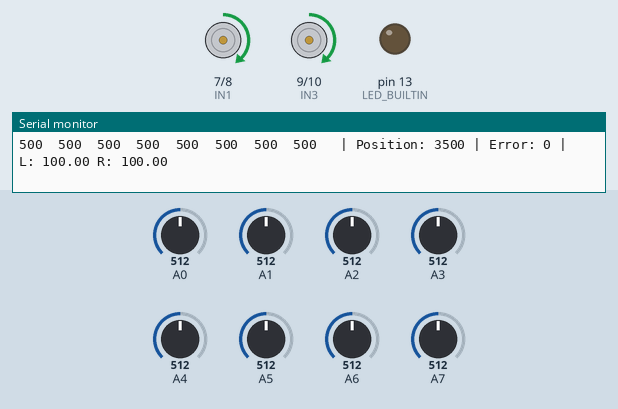
Recording of a sketch running on a simulated Arduino Nano, built with avr-gcc and run on an emulated ATmega328P. Shown: motor-driver pin pairs drawn as motors (green arrow = first pin HIGH = forward, orange = second pin HIGH = backward, longer = more drive, scaled by the enable pin), output pins drawn as LEDs (lit = HIGH), the last lines printed to the serial monitor. The test bench sets the inputs (shaded band); at power-on: A7 = 512, A0 = 512, A1 = 512, A5 = 512, A2 = 512, A3 = 512, A4 = 512, A6 = 512.

Above: at 7.7 s.
7.8 s: A7 set to 306
At 8.5 s:
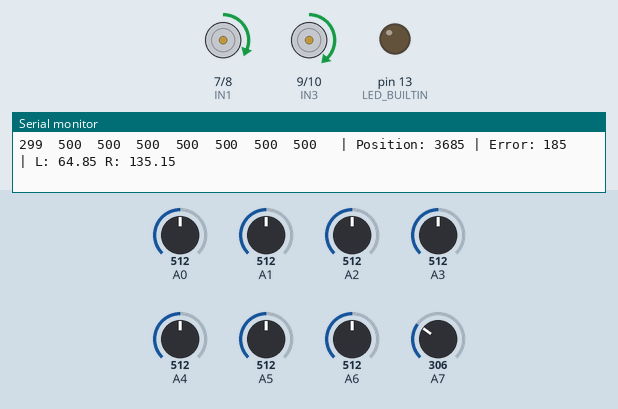
9.3 s: A0 set to 30
At 10.5 s:
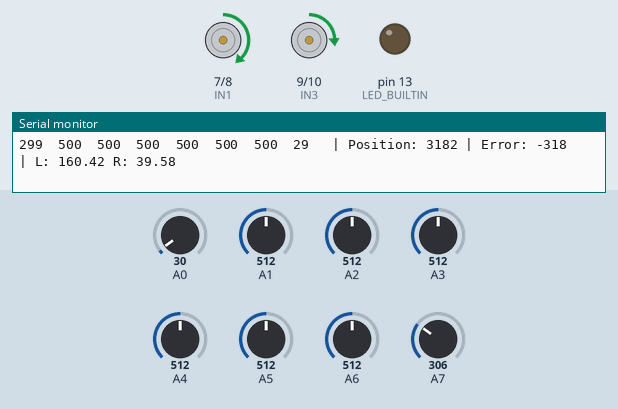
10.8 s: A1 set to 298
At 11.9 s:
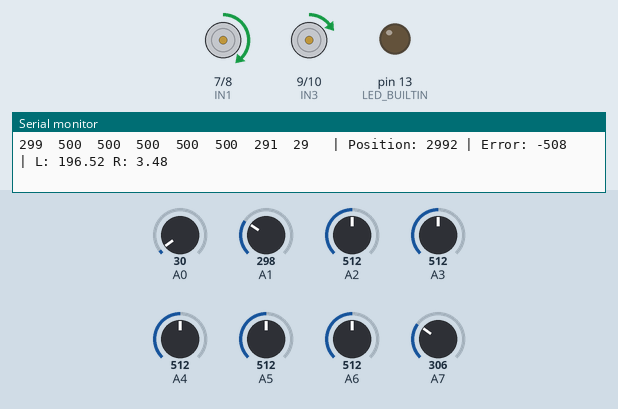
13.8 s: A1 set to 284
At 14.1 s:
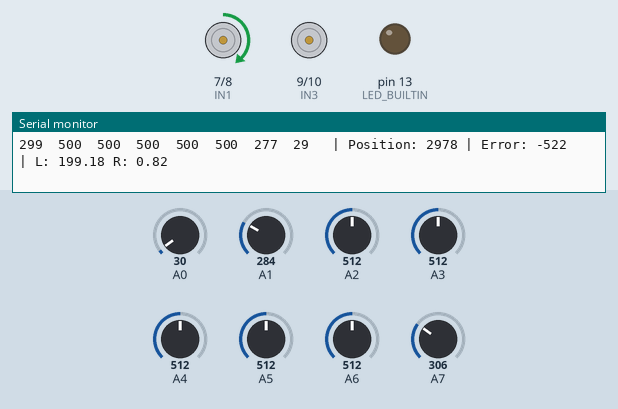
15.3 s: A5 set to 531
18.3 s: A5 set to 560
At 18.7 s:
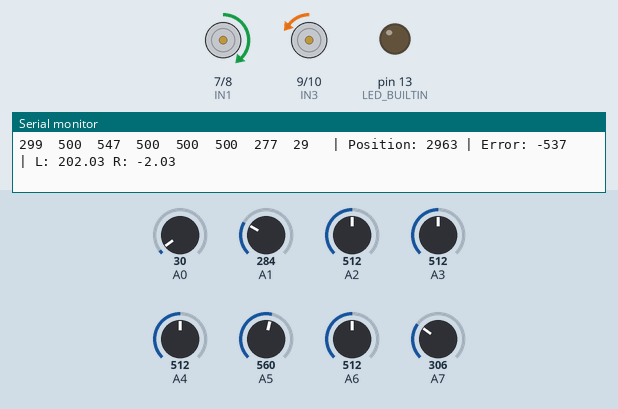
Timing chart, 0 to 20.8 s (numbered marks = the images above; inputs shaded):
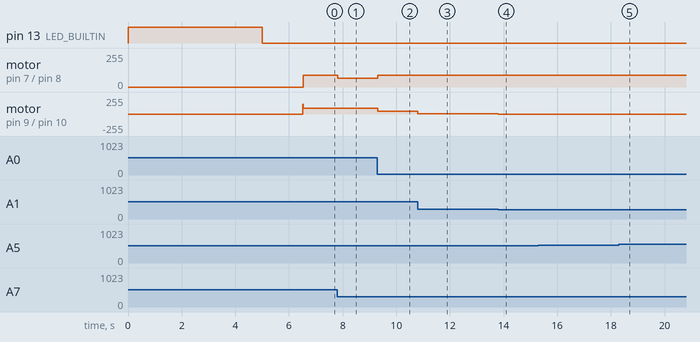

Measured:
- after the input at 7.8 s, motor on pin 7 (IN1) / pin 8 (IN2): forward 90/255 → forward 64/255 at once
- after the input at 9.3 s, motor on pin 7 (IN1) / pin 8 (IN2): forward 64/255 → forward 90/255 at once; motor on pin 9 (IN3) / pin 10 (IN4): forward 90/255 → forward 39/255 at once
- after the input at 10.8 s, motor on pin 9 (IN3) / pin 10 (IN4): forward 39/255 → forward 3/255 at once
- after the input at 13.8 s, motor on pin 9 (IN3) / pin 10 (IN4): forward 3/255 → stopped at once
- after the input at 18.3 s, motor on pin 9 (IN3) / pin 10 (IN4): stopped → backward 3/255 at once

The sketch:

testing_the_ir_sensor.ino
```cpp
#include <QTRSensors.h>

//motor 1
#define IN1 7
#define IN2 8
#define ENA 5

//motor 2
#define IN3 9
#define IN4 10
#define ENB 6

bool allWhite = true;
bool allBlack = true;

QTRSensors qtr;

// PID properties
const double Kp = 0.19 ;
const double Kd = 0.001;
const double ki = 0;
const double Goal = 3500;

double lastError = 0;
int baseSpeed = 100;

//flags
int inters;
int edge;

//ultrasonic distance
double front_obst;
double right_obst;
double left_obst;


const uint8_t SensorCount = 8;
uint16_t sensorValues[SensorCount];

void setup()
{
  Serial.begin(115200);

  // configure the motors
  pinMode(IN1, OUTPUT);
  pinMode(IN2, OUTPUT);
  pinMode(ENA, OUTPUT);
  // #2 motor
  pinMode(IN3, OUTPUT);
  pinMode(IN4, OUTPUT);
  pinMode(ENB, OUTPUT);
  // configure the sensors
  qtr.setTypeAnalog();
  qtr.setSensorPins((const uint8_t[]){A7, A6, A5, A4, A3, A2, A1, A0}, SensorCount);
  //qtr.setSamplesPerSensor(3);

  calibration();
  // print the calibration minimum values measured when emitters were on
  /*
  for (uint8_t i = 0; i < SensorCount; i++)
  {
    Serial.print(qtr.calibrationOn.minimum[i]);
    Serial.print(' ');
  }
  Serial.println()*/

  // print the calibration maximum values measured when emitters were on
  /*
  for (uint8_t i = 0; i < SensorCount; i++)
  {
    Serial.print(qtr.calibrationOn.maximum[i]);
    Serial.print(' ');
  }
  Serial.println();
  Serial.println();
  */
  delay(1000);
}

void loop()
{

  //uint16_t positionW = qtr.readLineWhite(sensorValues);
  uint16_t position = qtr.readLineBlack(sensorValues);

  int error = position - Goal;
  float adjustment = Kp * error + Kd*(error - lastError);

  for (uint8_t i = 0; i < SensorCount; i++)
  {
    //if(sensorValues[i]<850){sensorValues[i]=0;}else{sensorValues[i]=1000;}
    Serial.print(sensorValues[i]);
    Serial.print('\t');
  }
  float leftSpeed = baseSpeed - adjustment;
  float rightSpeed = baseSpeed + adjustment;


  //if(sensorValues[0]==sensorValues[1]==sensorValues[2]==sensorValues[3]==sensorValues[4]==sensorValues[5]==sensorValues[6]==sensorValues[7])

  /*if(abs(error) >= 400 && abs(error) <= 1000){edge = 1;}

  if (sensorValues[0]<=100 && sensorValues[1]<=100 && sensorValues[2]<=100 && sensorValues[3]<=100 && sensorValues[4]<=100 && sensorValues[5]<=100 && sensorValues[6]<=100 && sensorValues[7]<=100&& edge==1) {
    sharpturn();
    Serial.println("Sharp turn triggered !!!!!!!!!!!!!!!!!!!!!!!!!!!");
    edge = 0;
  }

  else {*/
    setMotorLeft(leftSpeed);
    setMotorRight(rightSpeed);
  //}

  //controle direction
  if(position > 6800 ){allWhite = true;}
  if(sensorValues[0]>900 &&sensorValues[1]>900 && sensorValues[2]>900 && sensorValues[3]>900 && sensorValues[4]>900 && sensorValues[5]>900 && sensorValues[6]>900 && sensorValues[7]>900){allBlack=true;}


  if(allBlack){

    setMotorLeft(leftSpeed);
    setMotorRight(rightSpeed);


    allBlack = false;
  }
  else if(allWhite){
    sharpturn();
    allWhite = false;
  }
  else{
    setMotorLeft(leftSpeed);
    setMotorRight(rightSpeed);
  }


  Serial.print(" | Position: ");
  Serial.print(position);
  Serial.print(" | Error: ");
  Serial.print(error);
  Serial.print(" | L: ");
  Serial.print(leftSpeed);
  Serial.print(" R: ");
  Serial.println(rightSpeed);

  lastError = error;
}


void setMotorLeft(int speed) {
  if (speed > 0) {
    digitalWrite(IN1, HIGH);
    digitalWrite(IN2, LOW);
  } else {
    digitalWrite(IN1, LOW);
    digitalWrite(IN2, HIGH);
    speed = -speed;
  }
  analogWrite(ENA, constrain(speed, 0, 90));
}

void setMotorRight(int speed) {
  if (speed > 0) {
    digitalWrite(IN3, HIGH);
    digitalWrite(IN4, LOW);
  } else {
    digitalWrite(IN3, LOW);
    digitalWrite(IN4, HIGH);
    speed = -speed;
  }
  analogWrite(ENB, constrain(speed, 0, 90));
}

void calibration () {
  pinMode(LED_BUILTIN, OUTPUT);
  digitalWrite(LED_BUILTIN, HIGH); // turn on Arduino's LED to indicate we are in calibration mode
  // 2.5 ms RC read timeout (default) * 10 reads per calibrate() call

  // = ~25 ms per calibrate() call.
  // Call calibrate() 400 times to make calibration take about 10 seconds.
  Serial.println("calibration started");
  for (uint16_t i = 0; i < 200; i++)
  {
    qtr.calibrate();
  }
  digitalWrite(LED_BUILTIN, LOW); // turn off Arduino's LED to indicate we are through with calibration
  Serial.println("calibration Ended");
  delay(500);
}

void sharpturn() {
  uint32_t startTime = millis();
  int turnSpeed = 150;
  if (lastError > 0) {
    digitalWrite(IN1, HIGH); digitalWrite(IN2, LOW);
    digitalWrite(IN3, LOW); digitalWrite(IN4, LOW);
  } else {
    digitalWrite(IN1, LOW); digitalWrite(IN2, LOW);
    digitalWrite(IN3, HIGH); digitalWrite(IN4, LOW);
  }
  analogWrite(ENA, turnSpeed);
  analogWrite(ENB, turnSpeed);

  while (millis() - startTime < 1000) { // Max 500ms turn
    uint16_t position = qtr.readLineBlack(sensorValues);
    if (position > 2000 && position < 5000) break; // Line found
  }
}

void ultrason_ON() {

}
```
